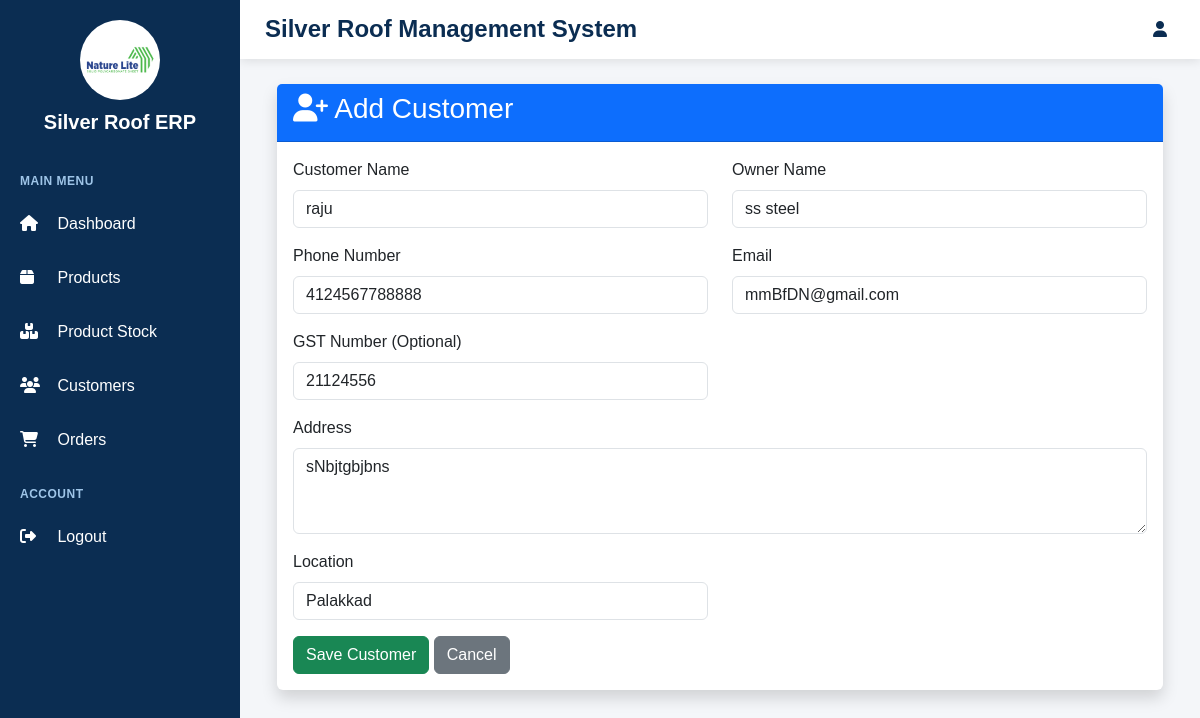
Before: /customers/edit/1/ with the older database file.
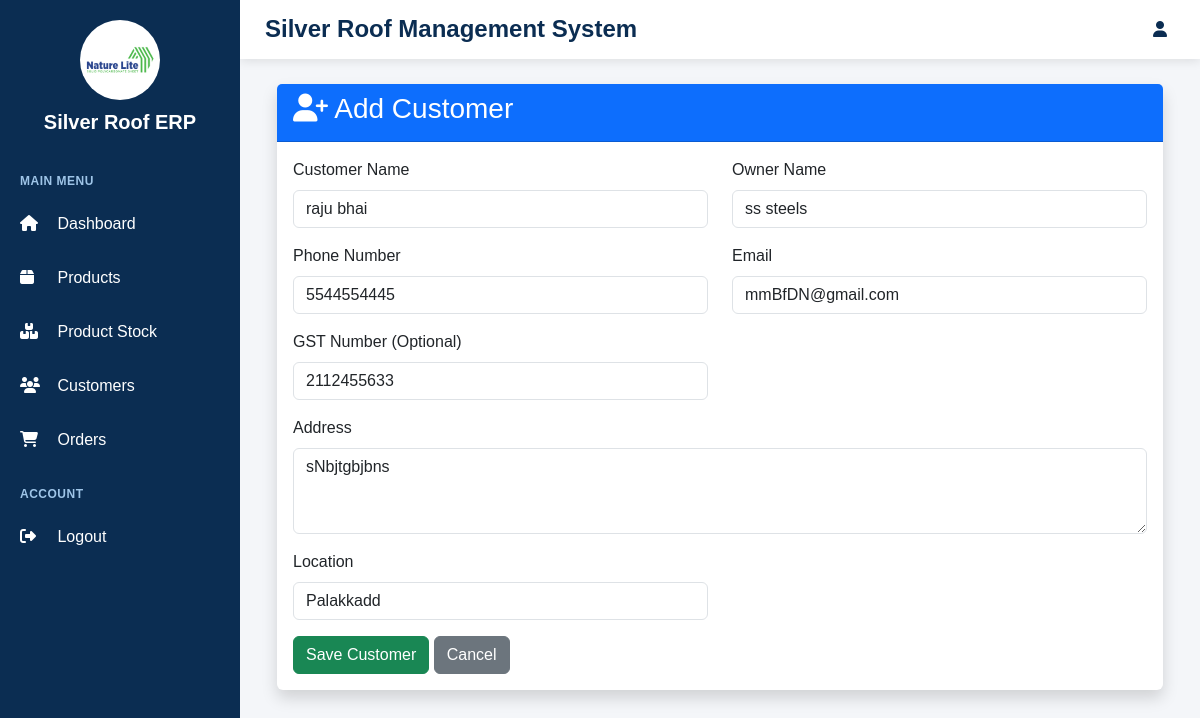
After: the same page with the newer database file.
### customers/models.py (models this page shows, shortened)
class Customer(models.Model):
    customer_name = models.CharField(max_length=150)
    company_name = models.CharField(max_length=150, blank=True)
    phone = models.CharField(max_length=15)
    email = models.EmailField(blank=True)
    address = models.TextField()
    location = models.CharField(max_length=150)
    gst = models.CharField(max_length=30, blank=True)

### customers/views.py (the view)
def edit_customer(request, id):
    customer = get_object_or_404(
        Customer,
        id=id
    )
    if request.method == "POST":
        form = CustomerForm(
            request.POST,
            instance=customer
        )
        if form.is_valid():
            customer = form.save()
            print("CUSTOMER UPDATED:", customer.customer_name)
            return redirect("customer_list")
        else:
            print("FORM ERRORS:")
            print(form.errors)
    else:
        form = CustomerForm(
            instance=customer
        )
    return render(
        request,
        "customers/customer_form.html",
        {
            "form": form,
            "customer": customer
        }
    )

### customers/templates/customers/customer_form.html (shortened to what this page needs)
{% extends 'base.html' %}
{% block content %}
<div class="container-fluid">
    <div class="card shadow border-0">
        <div class="card-header bg-primary text-white">
            <h3>
                <i class="fa fa-user-plus"></i>
                Add Customer
            </h3>
        </div>
        <div class="card-body">
            <form method="POST">
                <div class="row">
                    <div class="col-md-6 mb-3">
                        <label for="{{ form.customer_name.id_for_label }}" class="form-label">
                            Customer Name
                        </label>
                        {{ form.customer_name }}
                    </div>
                    <div class="col-md-6 mb-3">
                        <label for="{{ form.company_name.id_for_label }}" class="form-label">
                            Owner Name
                        </label>
                        {{ form.company_name }}
                    </div>
                    <div class="col-md-6 mb-3">
                        <label for="{{ form.phone.id_for_label }}" class="form-label">
                            Phone Number
                        </label>
                        {{ form.phone }}
                    </div>
                    <div class="col-md-6 mb-3">
                        <label for="{{ form.email.id_for_label }}" class="form-label">
                            Email
                        </label>
                        {{ form.email }}
                    </div>
<div class="col-md-6 mb-3">
    <label for="{{ form.gst.id_for_label }}" class="form-label">
        GST Number
        <span class="optional">(Optional)</span>
    </label>
    {{ form.gst }}
</div>
                    <div class="col-12 mb-3">
                        <label for="{{ form.address.id_for_label }}" class="form-label">
                            Address
                        </label>
                        {{ form.address }}
                    </div>
<div class="col-md-6 mb-3">
    <label for="{{ form.location.id_for_label }}" class="form-label">
        Location
    </label>
    {{ form.location }}
</div>
                </div>
                <button type="submit" class="btn btn-success">
                    Save Customer
                </button>
                <a href="{% url 'customer_list' %}" class="btn btn-secondary">
                    Cancel
                </a>
            </form>
        </div>
    </div>
</div>
{% endblock %}

Changed rows visible on the page:
changed Customer "mmBfDN@gmail.com": customer_name "raju" → "raju bhai"; company_name "ss steel" → "ss steels"; phone "4124567788888" → "5544554445"; gst "21124556" → "2112455633"; location "Palakkad" → "Palakkadd"
